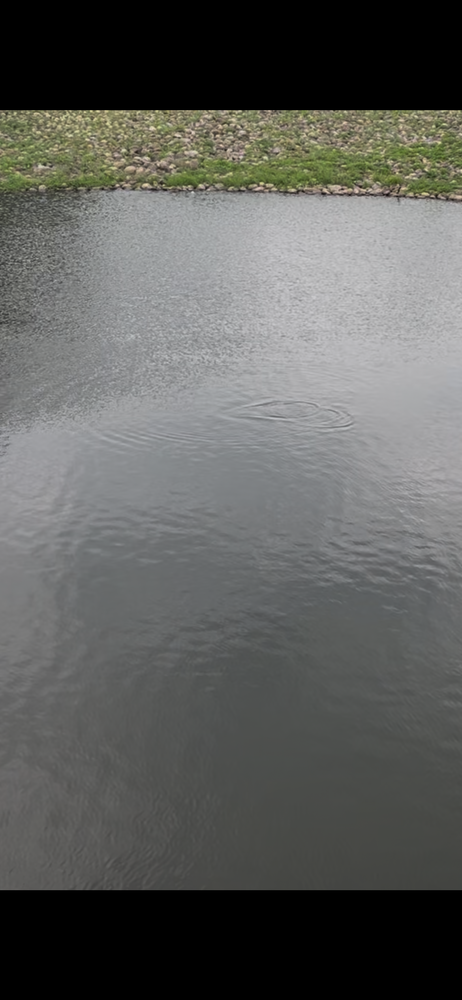
#> input picture data/ripple1.PNG, 462 x 1000 px, shrunk from 1170 x 2532 before the run
$ jupyter execute ripple_research.ipynb   (older library calls are emulated)
#> lines starting #> are read from the running program, lines starting #| are printed output that depends on the picture; after the words box and inside, x2 and y2 are one past the last pixel; in counts of white or black regions, pixels touching at a corner belong together
#> further down, pic is the input picture: shape (1000, 462, 3); mean B, G, R 92.2, 94.8, 93.9
[cell 1]
import cv2
import numpy as np
import matplotlib.pyplot as plt

# ========================================================
# Ripple Edge Detection Pipeline
# ========================================================

def preprocess_for_ripple(gray):
    denoised = cv2.bilateralFilter(gray, d=7, sigmaColor=50, sigmaSpace=50)
    clahe = cv2.createCLAHE(clipLimit=2.0, tileGridSize=(8, 8))
    enhanced = clahe.apply(denoised)
    return enhanced


def percentile_canny(gray, low_pct=75, high_pct=92):
#> called with low_pct = 75, high_pct = 92
    gx = cv2.Sobel(gray, cv2.CV_32F, 1, 0, ksize=3)
    gy = cv2.Sobel(gray, cv2.CV_32F, 0, 1, ksize=3)
    mag = np.sqrt(gx ** 2 + gy ** 2)
    low = np.percentile(mag, low_pct)
#> low = 24.08
    high = np.percentile(mag, high_pct)
#> high = 60.17
    edges = cv2.Canny(gray, int(low), int(high))
#> edges: shape (1000, 462); 7.5% white in thin lines or dots, all inside (x1, y1, x2, y2) = (0, 110, 462, 891)
    return edges


def remove_small_components(edge_map, min_area=25):
#> called with min_area = 25
    num_labels, labels, stats, _ = cv2.connectedComponentsWithStats(edge_map, 8)
#> labels: shape (1000, 462) int32; 1078 distinct labels, from 0 to 1077
#> num_labels = 1078; stats = 1078 rows, first 6: [0, 0, 462, 1000, 427539], [0, 110, 36, 6, 48], [37, 110, 425, 10, 514], [1, 113, 1, 1, 1], [3, 112, 3, 4, 7], [7, 112, 6, 7, 13]
    cleaned = np.zeros_like(edge_map)
    for i in range(1, num_labels):
        area = stats[i, cv2.CC_STAT_AREA]
        if area >= min_area:
            cleaned[labels == i] = 255
#> this loop made 1077 passes
#> area on passes 1, 2, 6: 48, 514, 107
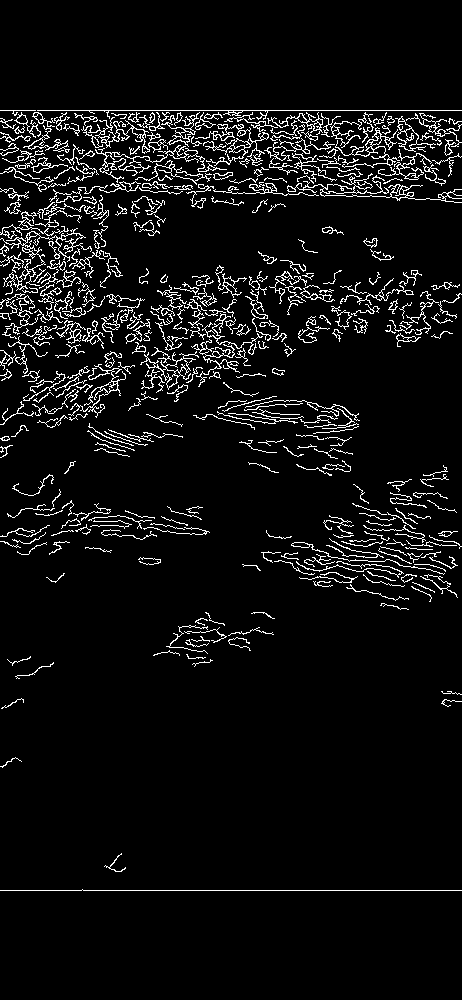
#> cleaned: shape (1000, 462); 6.1% white in thin lines or dots, all inside (x1, y1, x2, y2) = (0, 110, 462, 891)
    return cleaned


def detect_ripple_edges(frame, water_mask=None):
    gray = cv2.cvtColor(frame, cv2.COLOR_BGR2GRAY)
    if water_mask is not None:
        gray = gray * water_mask
    enhanced = preprocess_for_ripple(gray)
    edges = percentile_canny(enhanced, low_pct=75, high_pct=92)
    if water_mask is not None:
        edges = edges * water_mask
    cleaned = remove_small_components(edges, min_area=25)
    return cleaned

print("Functions loaded.")

[cell 2]
# ========================================================
# Static Image Analysis
# ========================================================
pic = cv2.imread("../data/ripple1.PNG")
ripple_edges = detect_ripple_edges(pic)
gray = cv2.cvtColor(pic, cv2.COLOR_BGR2GRAY)
enhanced = preprocess_for_ripple(gray)

# Find ripple contours & positions
contours, _ = cv2.findContours(ripple_edges, cv2.RETR_EXTERNAL, cv2.CHAIN_APPROX_SIMPLE)
#> contours = 378 contours, 281 with area under 20; largest, box (x1, y1, x2, y2) and area: (195, 124, 269, 166) 446, (395, 116, 436, 152) 383, (287, 173, 462, 203) 338, (81, 117, 150, 154) 282, (0, 228, 92, 286) 274
ripple_positions = []
pos_frame = pic.copy()
for cnt in contours:
    x, y, w, h = cv2.boundingRect(cnt)
    if cv2.contourArea(cnt) > 30:
        ripple_positions.append((x, y, w, h))
        cv2.rectangle(pos_frame, (x, y), (x + w, y + h), (0, 255, 0), 2)
#> this loop made 378 passes
#> (x, y, w, h) on passes 1 to 3: (0, 889, 462, 2), (104, 853, 22, 19), (0, 757, 22, 11)
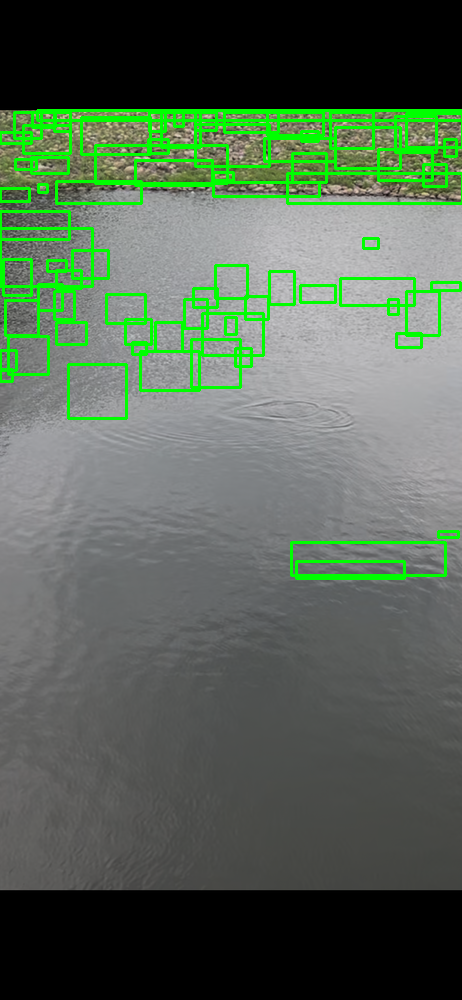
#> pos_frame: shape (1000, 462, 3); 6.12% of pixels changed, all inside (x1, y1, x2, y2) = (0, 109, 462, 580)
#> after the loop, ripple_positions = 73 items, first 6: (296, 561, 108, 17), (291, 542, 154, 33), (438, 531, 20, 6), (0, 369, 12, 12), (68, 364, 58, 54), (140, 351, 59, 39)

# Overlay edges on original
edge_overlay = pic.copy()
edge_overlay[ripple_edges > 0] = (0, 255, 0)
#> edge_overlay: shape (1000, 462, 3); 6.08% of pixels changed, all inside (x1, y1, x2, y2) = (0, 110, 462, 891)

fig, axes = plt.subplots(2, 3, figsize=(20, 12))

axes[0, 0].imshow(cv2.cvtColor(pic, cv2.COLOR_BGR2RGB))
axes[0, 0].set_title("Original")
axes[0, 0].axis("off")

axes[0, 1].imshow(enhanced, cmap="gray")
axes[0, 1].set_title("Preprocessed (Bilateral + CLAHE)")
axes[0, 1].axis("off")

axes[0, 2].imshow(ripple_edges, cmap="gray")
axes[0, 2].set_title(f"Ripple Edges ({len(ripple_positions)} regions)")
axes[0, 2].axis("off")

axes[1, 0].imshow(cv2.cvtColor(edge_overlay, cv2.COLOR_BGR2RGB))
axes[1, 0].set_title("Edges Overlay (green)")
axes[1, 0].axis("off")

axes[1, 1].imshow(cv2.cvtColor(pos_frame, cv2.COLOR_BGR2RGB))
axes[1, 1].set_title("Ripple Positions")
axes[1, 1].axis("off")

axes[1, 2].axis("off")

plt.suptitle("Ripple Edge Detection — Static Image", fontsize=14, fontweight="bold")
plt.tight_layout()
plt.show()
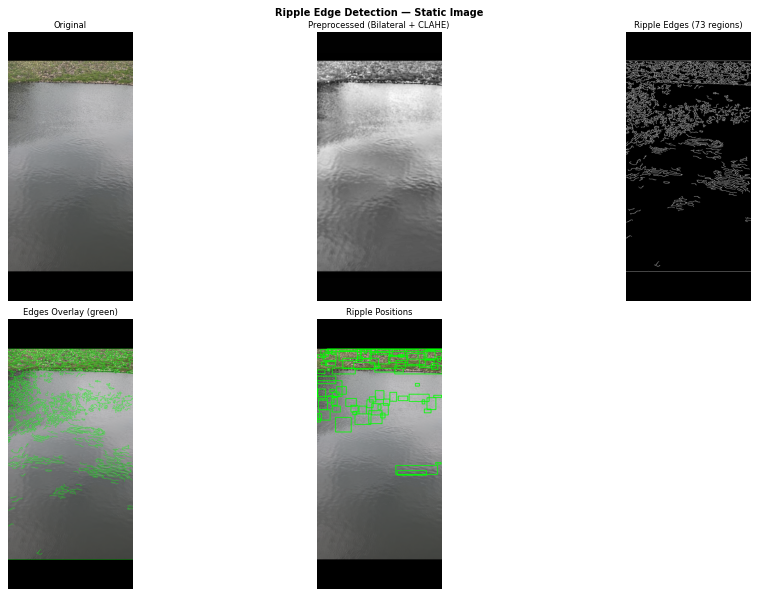
#> figure drawn by matplotlib, 5 panels

print(f"\nFound {len(ripple_positions)} ripple regions:")
#| Found 73 ripple regions:
for i, (x, y, w, h) in enumerate(ripple_positions[:15]):
    print(f"  {i+1:2d}. pos=({x:4d},{y:4d})  size={w:3d}x{h:3d}")
#> this loop made 15 passes
#> (x, y, w, h) on passes 1 to 12: (296, 561, 108, 17), (291, 542, 154, 33), (438, 531, 20, 6), (0, 369, 12, 12), (68, 364, 58, 54), (140, 351, 59, 39), (0, 350, 16, 20), (235, 348, 16, 18), (132, 342, 14, 12), (191, 339, 49, 48), (8, 336, 40, 38), (396, 333, 25, 14)
#|    1. pos=( 296, 561)  size=108x 17
#|    2. pos=( 291, 542)  size=154x 33
#|    3. pos=( 438, 531)  size= 20x  6
#|    4. pos=(   0, 369)  size= 12x 12
#|    5. pos=(  68, 364)  size= 58x 54
#|    6. pos=( 140, 351)  size= 59x 39
#|    7. pos=(   0, 350)  size= 16x 20
#|    8. pos=( 235, 348)  size= 16x 18
#> (further printed lines are left out)

[cell 3]
# ========================================================
# Video Analysis
# ========================================================
from IPython.display import Video, display

cap = cv2.VideoCapture("../data/fish_ripple.mov")
fps = cap.get(cv2.CAP_PROP_FPS)
#> fps = 30
total_frames = int(cap.get(cv2.CAP_PROP_FRAME_COUNT))
#> total_frames = 1
w = int(cap.get(cv2.CAP_PROP_FRAME_WIDTH))
#> w = 908
h = int(cap.get(cv2.CAP_PROP_FRAME_HEIGHT))
#> h = 960
print(f"Video: {total_frames} frames, {w}x{h} @ {fps:.1f} FPS\n")
#| Video: 1 frames, 908x960 @ 30.0 FPS

# Output video: original | edges overlay | edges binary
out_path = "../data/ripple_edges_output.mp4"
fourcc = cv2.VideoWriter_fourcc(*'mp4v')
#> fourcc = 1983148141
out_w = w * 3
#> out_w = 2724
out = cv2.VideoWriter(out_path, fourcc, fps, (out_w, h))

frame_count = 0
ripple_stats = []

while True:
    ret, frame = cap.read()
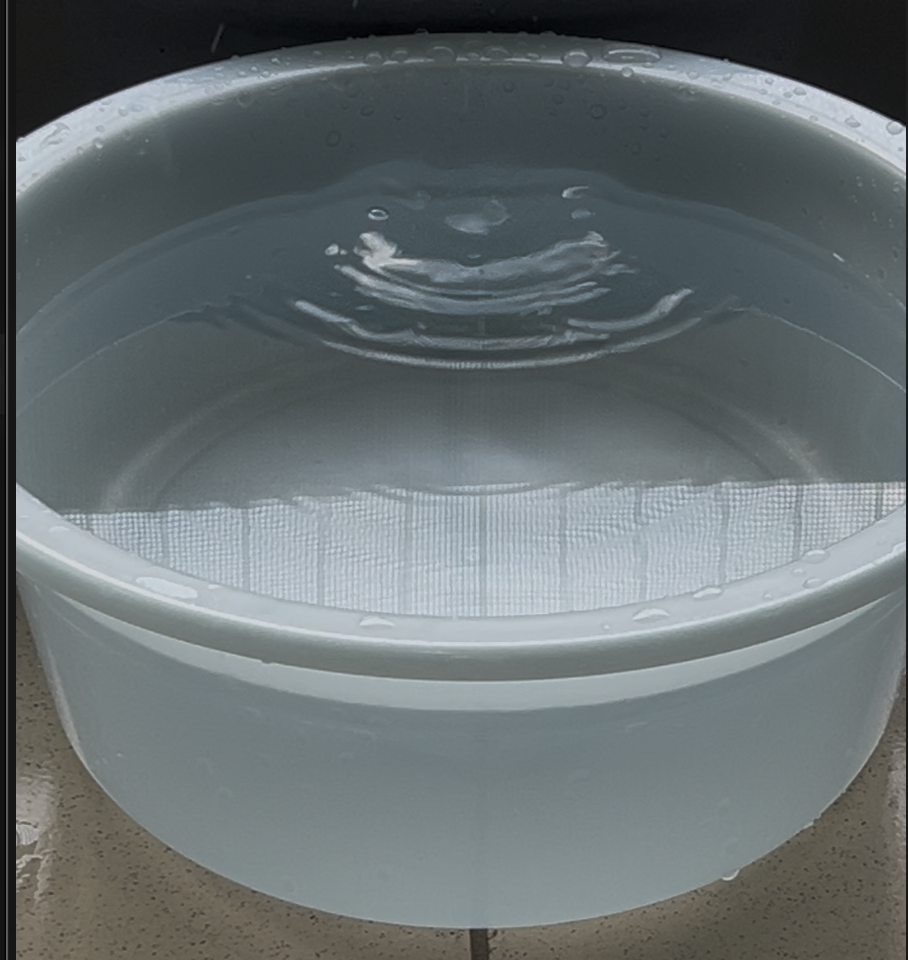
#> input picture data/ripple_test_dataset/ripple_0.png, 908 x 960 px, given in place of fish_ripple.mov, which was not available
#> frame is the input picture: shape (960, 908, 3); mean B, G, R 112.5, 110.8, 102.7
    if not ret:
        break

    edges = detect_ripple_edges(frame)
#> in percentile_canny (call 2), `edges = cv2.Canny(gray, int(low), int(high))`: edges: shape (960, 908); 6.3% white in thin lines or dots
#> call 2 of remove_small_components, with min_area = 25
#> in remove_small_components (call 2), `num_labels, labels, stats, _ = cv2.connectedComponentsWithStats(edge_m..`:
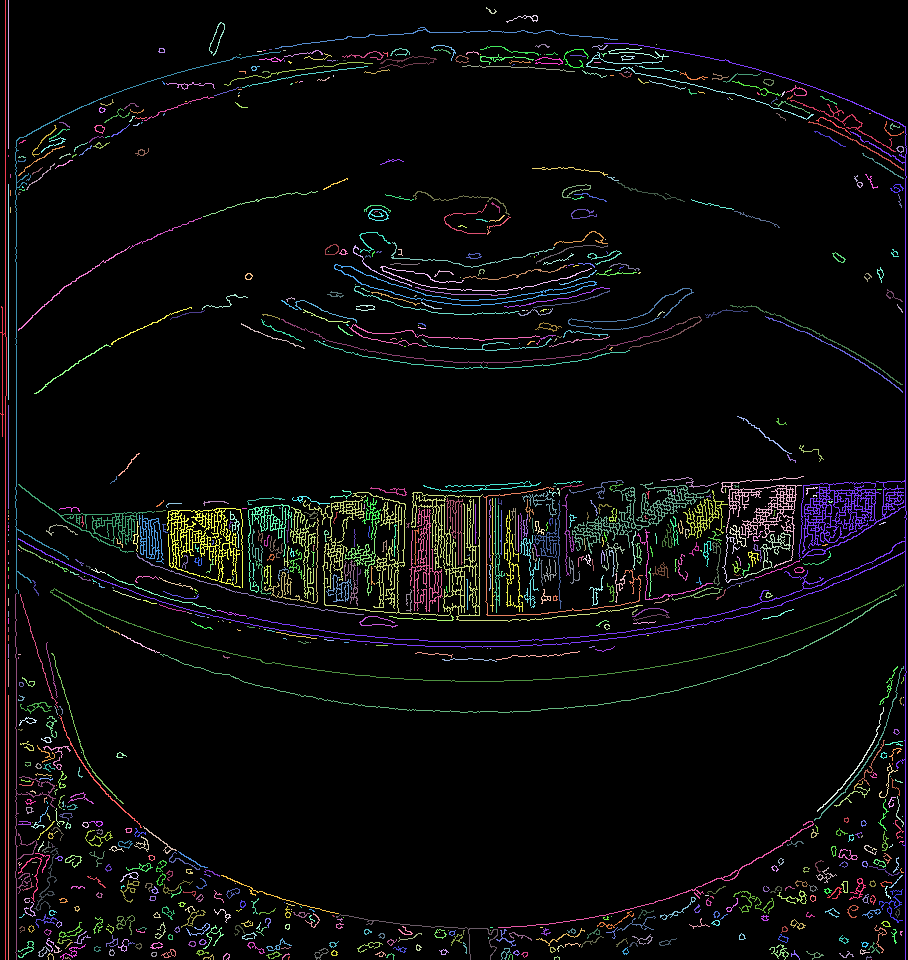
#> labels: shape (960, 908) int32; 930 distinct labels, from 0 to 929; one colour per label, 0 black
#> in remove_small_components (call 2), `num_labels, labels, stats, _ = cv2.connectedComponentsWithStats(edge_m..`: num_labels = 930; stats = 930 rows, first 6: [0, 0, 908, 960, 816950], [0, 0, 7, 960, 1099], [8, 0, 1, 149, 149], [486, 7, 11, 7, 21], [506, 15, 32, 8, 53], [209, 22, 16, 34, 83]
#> the loop in remove_small_components (call 2), `for i in range(1, num_labels):` made 929 passes
#> area on passes 1 to 3: 1099, 149, 21
#> after the loop in remove_small_components (call 2), `for i in range(1, num_labels):`: cleaned: shape (960, 908); 5.6% white in thin lines or dots

    # Edge overlay
    overlay = frame.copy()
    overlay[edges > 0] = (0, 255, 0)
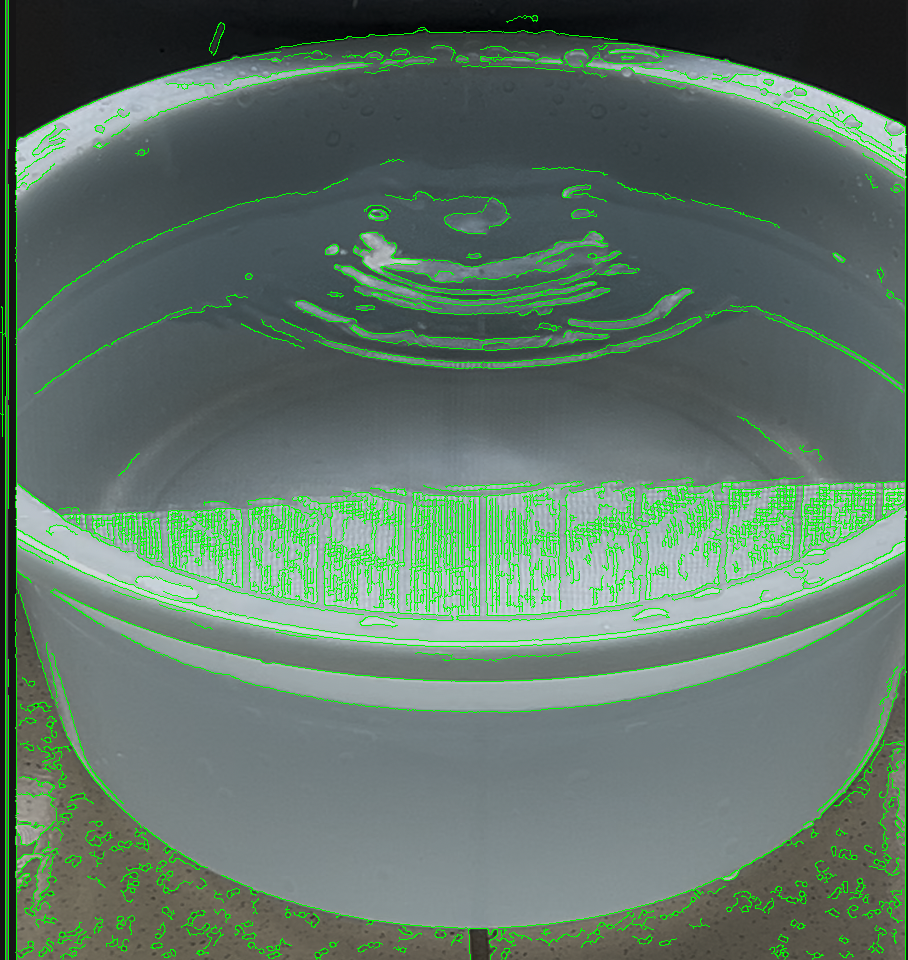
#> overlay: shape (960, 908, 3); 5.62% of pixels changed, all inside (x1, y1, x2, y2) = (0, 0, 907, 960)

    # 3-channel edges for stacking
    edges_bgr = cv2.cvtColor(edges, cv2.COLOR_GRAY2BGR)
#> edges_bgr: shape (960, 908, 3); 5.6% white in thin lines or dots

    # Info
    contours, _ = cv2.findContours(edges, cv2.RETR_EXTERNAL, cv2.CHAIN_APPROX_SIMPLE)
#> contours = 415 contours, 279 with area under 20; largest, box (x1, y1, x2, y2) and area: (18, 43, 907, 960) 3692, (303, 492, 643, 622) 2314, (167, 508, 243, 588) 1996, (334, 264, 597, 306) 1613, (721, 476, 804, 568) 1232
    valid = [c for c in contours if cv2.contourArea(c) > 30]
#> valid = 91 contours; largest, box (x1, y1, x2, y2) and area: (18, 43, 907, 960) 3692, (303, 492, 643, 622) 2314, (167, 508, 243, 588) 1996, (334, 264, 597, 306) 1613, (721, 476, 804, 568) 1232
    edge_pct = np.sum(edges > 0) / edges.size * 100
#> edge_pct = 5.62

    cv2.putText(frame, f"Frame {frame_count}", (10, 25),
                cv2.FONT_HERSHEY_SIMPLEX, 0.6, (0, 255, 0), 2)
#> frame: shape (960, 908, 3); 0.06% of pixels changed, all inside (x1, y1, x2, y2) = (11, 11, 91, 27)
    cv2.putText(overlay, f"{len(valid)} regions | {edge_pct:.2f}% edges", (10, 25),
                cv2.FONT_HERSHEY_SIMPLEX, 0.6, (0, 255, 0), 2)
#> overlay: shape (960, 908, 3); 0.19% of pixels changed, all inside (x1, y1, x2, y2) = (11, 9, 256, 31)

    combined = np.hstack((frame, overlay, edges_bgr))
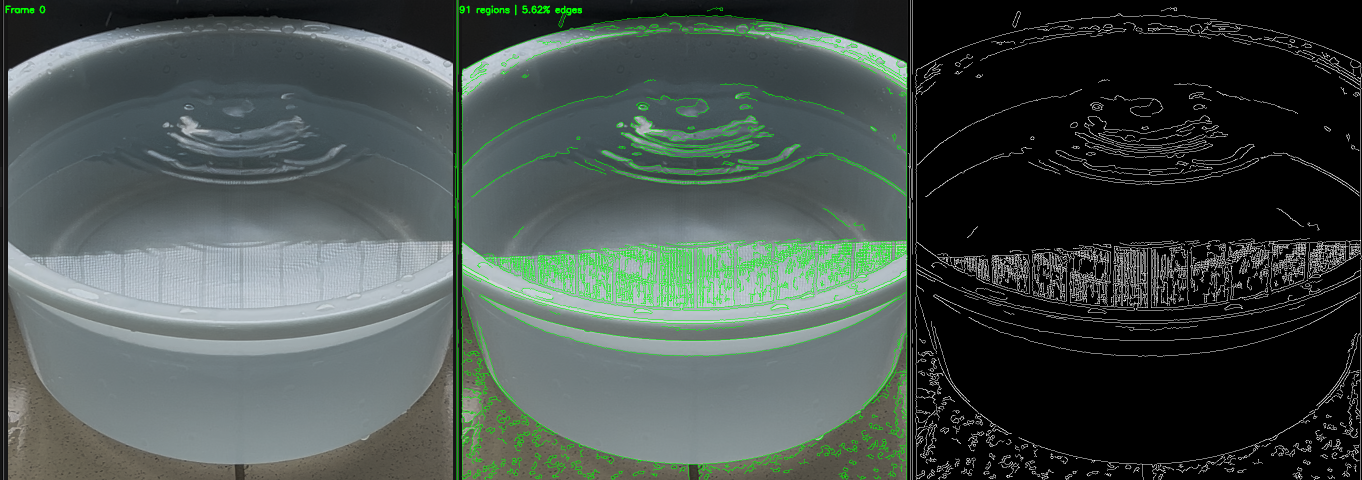
#> combined: shape (960, 2724, 3) (shown at 1/2 size); mean B, G, R 77.1, 81, 70.8
    out.write(combined)

    ripple_stats.append((frame_count, len(valid), edge_pct))
    frame_count += 1

    if frame_count % 50 == 0:
        est = total_frames / frame_count
        print(f"  {frame_count}/{total_frames} frames  |  regions={len(valid)}  edge%={edge_pct:.2f}%")

cap.release()
out.release()
print(f"\nOutput: {out_path} ({frame_count} frames)\n")

# Ripple activity over time
frames, regions, edge_pcts = zip(*ripple_stats)
fig, (ax1, ax2) = plt.subplots(2, 1, figsize=(16, 8), sharex=True)
ax1.plot(frames, regions, color="steelblue", linewidth=0.8)
ax1.set_ylabel("Ripple Regions")
ax1.set_title("Ripple Activity Over Time", fontsize=12, fontweight="bold")
ax1.grid(True, alpha=0.3)

ax2.plot(frames, edge_pcts, color="coral", linewidth=0.8)
ax2.set_xlabel("Frame")
ax2.set_ylabel("Edge Pixel %")
ax2.grid(True, alpha=0.3)
plt.tight_layout()
plt.show()

print(f"Mean regions per frame: {np.mean(regions):.1f}")
print(f"Peak regions: {np.max(regions)} at frame {frames[np.argmax(regions)]}")
print(f"Mean edge coverage: {np.mean(edge_pcts):.2f}%")

# Show output video
display(Video(out_path, width=out_w // 2, embed=True))
